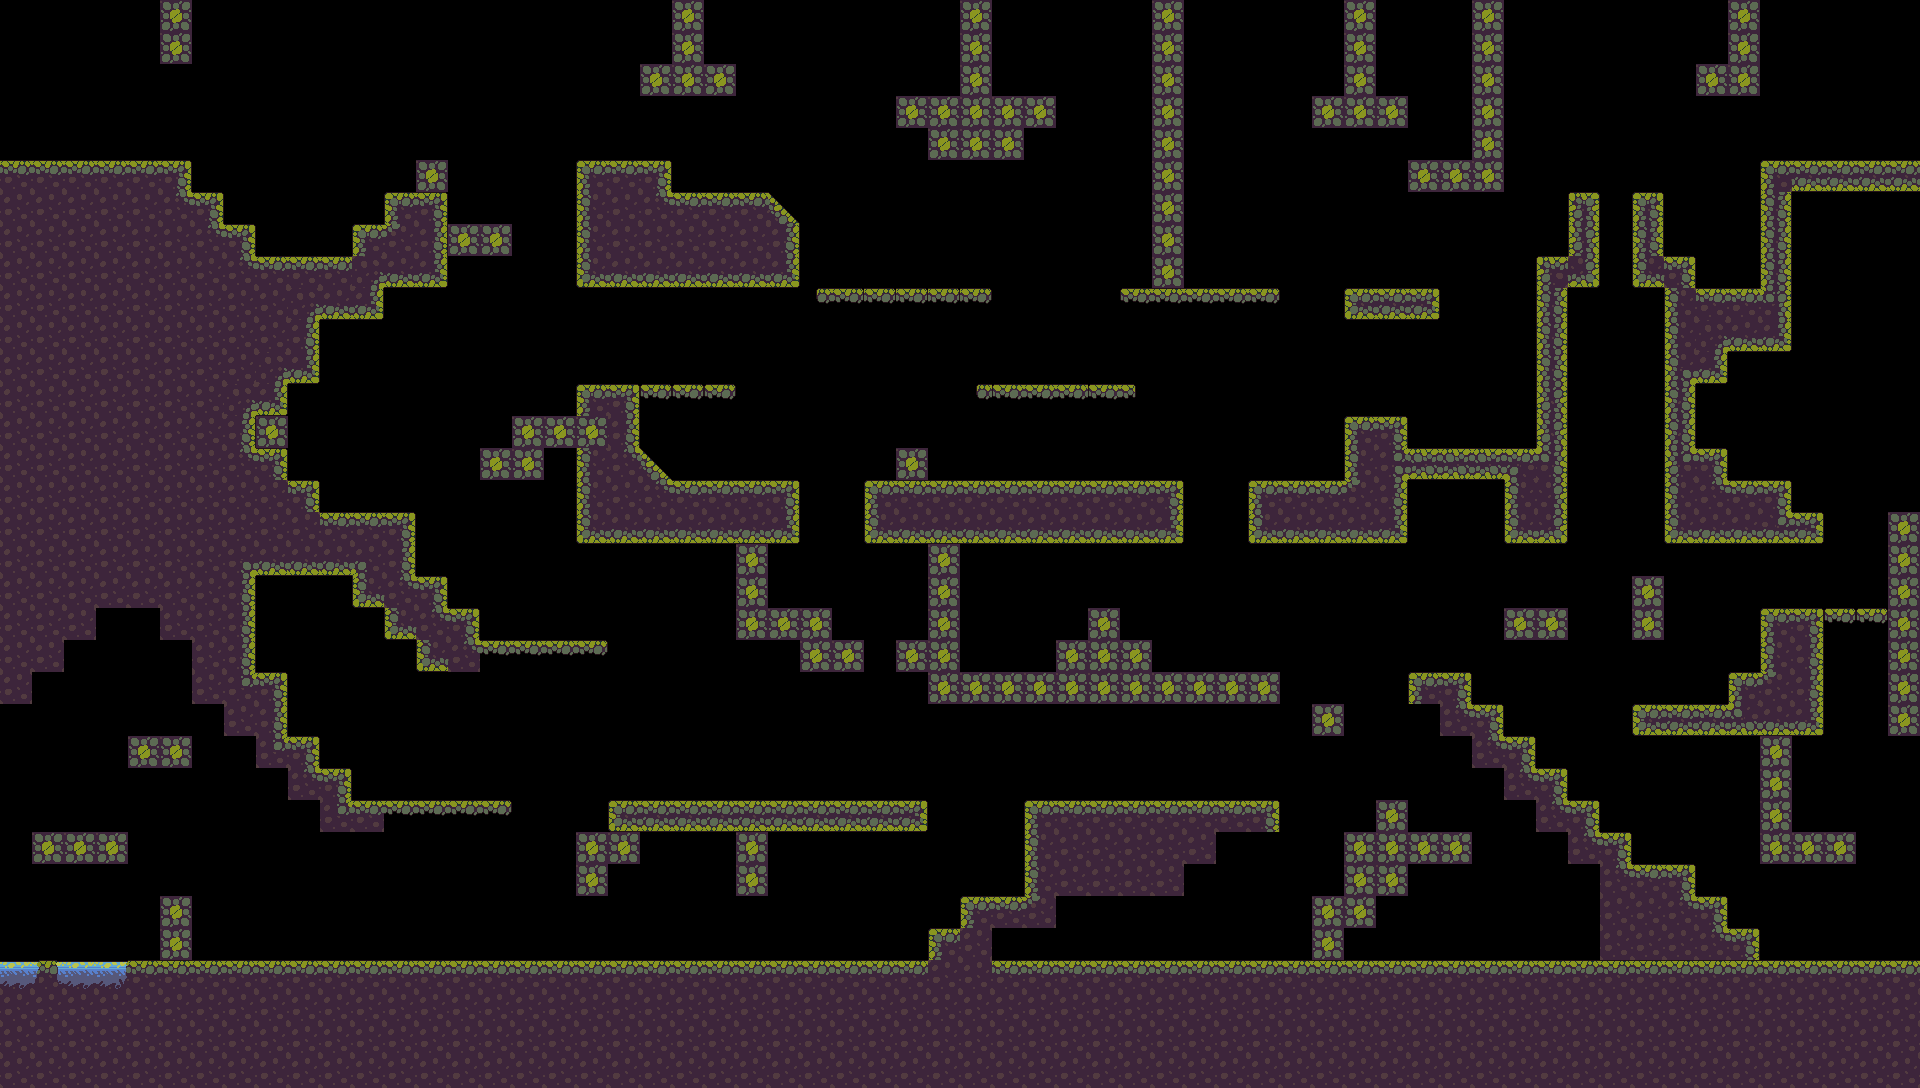

This is a level from a 2D game, rendered from its Tiled map with the project's own tilesets. A one-line summary and the complete map file follow:
An orthogonal 60x34 tile map with 32x32 px tiles, 1 tile layer (ground).

<map version="1.2" tiledversion="1.3.1" orientation="orthogonal" renderorder="right-down" compressionlevel="0" width="60" height="34" tilewidth="32" tileheight="32" infinite="0" nextlayerid="12" nextobjectid="16">
 <editorsettings>
  <export target="../../static/tileMaps/json/BlindForest.json" format="json" />
 </editorsettings>
 <tileset firstgid="1" name="Tileset" tilewidth="32" tileheight="32" tilecount="60" columns="10">
  <image source="../assets/swamplands/1 Tiles/Tileset.png" width="320" height="192" />
 </tileset>
 <layer id="1" name="ground" width="60" height="34" offsetx="0.0833333" offsety="0.291667">
  <data encoding="csv">
0,0,0,0,0,15,0,0,0,0,0,0,0,0,0,0,0,0,0,0,0,15,0,0,0,0,0,0,0,0,15,0,0,0,0,0,15,0,0,0,0,0,15,0,0,0,15,0,0,0,0,0,0,0,15,0,0,0,0,0,
0,0,0,0,0,15,0,0,0,0,0,0,0,0,0,0,0,0,0,0,0,15,0,0,0,0,0,0,0,0,15,0,0,0,0,0,15,0,0,0,0,0,15,0,0,0,15,0,0,0,0,0,0,0,15,0,0,0,0,0,
0,0,0,0,0,0,0,0,0,0,0,0,0,0,0,0,0,0,0,0,15,15,15,0,0,0,0,0,0,0,15,0,0,0,0,0,15,0,0,0,0,0,15,0,0,0,15,0,0,0,0,0,0,15,15,0,0,0,0,0,
0,0,0,0,0,0,0,0,0,0,0,0,0,0,0,0,0,0,0,0,0,0,0,0,0,0,0,0,15,15,15,15,15,0,0,0,15,0,0,0,0,15,15,15,0,0,15,0,0,0,0,0,0,0,0,0,0,0,0,0,
0,0,0,0,0,0,0,0,0,0,0,0,0,0,0,0,0,0,0,0,0,0,0,0,0,0,0,0,0,15,15,15,0,0,0,0,15,0,0,0,0,0,0,0,0,0,15,0,0,0,0,0,0,0,0,0,0,0,0,0,
2,2,2,2,2,3,0,0,0,0,0,0,0,15,0,0,0,0,1,2,3,0,0,0,0,0,0,0,0,0,0,0,0,0,0,0,15,0,0,0,0,0,0,0,15,15,15,0,0,0,0,0,0,0,0,1,33,33,33,33,
12,12,12,12,12,58,3,0,0,0,0,0,1,3,0,0,0,0,11,12,58,2,2,2,48,0,0,0,0,0,0,0,0,0,0,0,15,0,0,0,0,0,0,0,0,0,0,0,0,2147483702,0,54,0,0,0,55,0,0,0,0,
12,12,12,12,12,12,58,3,0,0,0,1,57,13,15,15,0,0,11,12,12,12,12,12,13,0,0,0,0,0,0,0,0,0,0,0,15,0,0,0,0,0,0,0,0,0,0,0,0,2147483703,0,55,0,0,0,55,0,0,0,0,
12,12,12,12,12,12,12,58,2,2,2,2684354618,22,23,0,0,0,0,21,22,22,22,22,22,23,0,0,0,0,0,0,0,0,0,0,0,15,0,0,0,0,0,0,0,0,0,0,0,2147483651,2147483669,0,21,3,0,0,55,0,0,0,0,
12,12,12,12,12,12,12,12,12,2684354618,22,23,0,0,0,0,0,0,0,0,0,0,0,0,0,49,9,9,9,9,9,0,0,0,0,7,8,8,8,9,0,0,32,33,34,0,0,0,55,0,0,0,11,2,2,2147483684,0,0,0,0,
12,12,12,12,12,12,12,12,12,13,0,0,0,0,0,0,0,0,0,0,0,0,0,0,0,0,0,0,0,0,0,0,0,0,0,0,0,0,0,0,0,0,0,0,0,0,0,0,55,0,0,0,11,2684354618,22,23,0,0,0,0,
12,12,12,12,12,12,12,12,2684354618,23,0,0,0,0,0,0,0,0,0,0,0,0,0,0,0,0,0,0,0,0,0,0,0,0,0,0,0,0,0,0,0,0,0,0,0,0,0,0,55,0,0,0,38,23,0,0,0,0,0,0,
12,12,12,12,12,12,12,2684354618,23,0,0,0,0,0,0,0,0,0,1,3,39,39,39,0,0,0,0,0,0,0,49,7,8,8,7,59,0,0,0,0,0,0,0,0,0,0,0,0,536870945,0,0,0,2684354593,0,0,0,0,0,0,0,
12,12,12,12,12,12,12,13,15,0,0,0,0,0,0,0,15,15,15,13,0,0,0,0,0,0,0,0,0,0,0,0,0,0,0,0,0,0,0,0,0,0,1,3,0,0,0,0,536870945,0,0,0,2684354593,0,0,0,0,0,0,0,
12,12,12,12,12,12,12,58,3,0,0,0,0,0,0,15,15,0,11,58,48,0,0,0,0,0,0,0,15,0,0,0,0,0,0,0,0,0,0,0,0,0,11,27,536870967,536870967,536870967,2684354598,46,0,0,0,2147483694,3,0,0,0,0,0,0,
12,12,12,12,12,12,12,12,12,3,0,0,0,0,0,0,0,0,11,12,58,25,25,25,3,0,0,1,25,25,25,25,25,2,2,2,3,0,0,1,2,2,57,13,0,0,0,11,2147483659,0,0,0,11,58,2,3,0,0,0,0,
12,12,12,12,12,12,12,12,12,12,2,2,3,0,0,0,0,0,21,22,22,22,22,22,23,0,0,21,22,22,22,22,22,22,22,22,23,0,0,21,22,22,22,23,0,0,0,21,2147483669,0,0,0,21,22,22,1610612774,34,0,0,15,
12,12,12,12,12,12,12,4,5,5,5,6,13,0,0,0,0,0,0,0,0,0,0,15,0,0,0,0,0,15,0,0,0,0,0,0,0,0,0,0,0,0,0,0,0,0,0,0,0,0,0,0,0,0,0,0,0,0,0,15,
12,12,12,12,12,12,12,14,0,0,0,21,58,3,0,0,0,0,0,0,0,0,0,15,0,0,0,0,0,15,0,0,0,0,0,0,0,0,0,0,0,0,0,0,0,0,0,0,0,0,0,15,0,0,0,0,0,0,0,15,
12,12,12,0,0,12,12,14,0,0,0,0,21,58,3,0,0,0,0,0,0,0,0,15,15,15,0,0,0,15,0,0,0,0,15,0,0,0,0,0,0,0,0,0,0,0,0,15,15,0,0,15,0,0,0,1,3,39,39,15,
12,12,0,0,0,0,12,14,0,0,0,0,0,21,58,8,8,8,9,0,0,0,0,0,0,15,15,0,15,15,0,0,0,15,15,15,0,0,0,0,0,0,0,0,0,0,0,0,0,0,0,0,0,0,0,11,13,0,0,15,
12,0,0,0,0,0,12,24,3,0,0,0,0,0,0,0,0,0,0,0,0,0,0,0,0,0,0,0,0,15,15,15,15,15,15,15,15,15,15,15,0,0,0,0,1,3,0,0,0,0,0,0,0,0,1,57,13,0,0,15,
0,0,0,0,0,0,0,12,13,0,0,0,0,0,0,0,0,0,0,0,0,0,0,0,0,0,0,0,0,0,0,0,0,0,0,0,0,0,0,0,0,15,0,0,0,58,3,0,0,0,0,32,33,33,3758096422,22,23,0,0,15,
0,0,0,0,15,15,0,0,24,3,0,0,0,0,0,0,0,0,0,0,0,0,0,0,0,0,0,0,0,0,0,0,0,0,0,0,0,0,0,0,0,0,0,0,0,0,58,3,0,0,0,0,0,0,0,15,0,0,0,0,
0,0,0,0,0,0,0,0,0,58,3,0,0,0,0,0,0,0,0,0,0,0,0,0,0,0,0,0,0,0,0,0,0,0,0,0,0,0,0,0,0,0,0,0,0,0,0,58,3,0,0,0,0,0,0,15,0,0,0,0,
0,0,0,0,0,0,0,0,0,0,24,2,8,8,8,9,0,0,0,32,33,33,33,33,33,33,33,33,34,0,0,0,1,2,2,2,2,2,2,3,0,0,0,15,0,0,0,0,58,3,0,0,0,0,0,15,0,0,0,0,
0,15,15,15,0,0,0,0,0,0,0,0,0,0,0,0,0,0,15,15,0,0,0,15,0,0,0,0,0,0,0,0,11,12,12,12,12,12,0,0,0,0,15,15,15,15,0,0,0,58,3,0,0,0,0,15,15,15,0,0,
0,0,0,0,0,0,0,0,0,0,0,0,0,0,0,0,0,0,15,0,0,0,0,15,0,0,0,0,0,0,0,0,11,12,12,12,12,0,0,0,0,0,15,15,0,0,0,0,0,0,58,2,3,0,0,0,0,0,0,0,
0,0,0,0,0,15,0,0,0,0,0,0,0,0,0,0,0,0,0,0,0,0,0,0,0,0,0,0,0,0,1,2,57,0,0,0,0,0,0,0,0,15,15,0,0,0,0,0,0,0,12,12,58,3,0,0,0,0,0,0,
0,0,0,0,0,15,0,0,0,0,0,0,0,0,0,0,0,0,0,0,0,0,0,0,0,0,0,0,0,1,12,0,0,0,0,0,0,0,0,0,0,15,0,0,0,0,0,0,0,0,12,12,12,58,3,0,0,0,0,0,
30,60,30,50,2,2,2,2,2,2,2,2,2,2,2,2,2,2,2,2,2,2,2,2,2,2,2,2,2,12,12,2,2,2,2,2,2,2,2,2,2,2,2,2,2,2,2,2,2,2,2,2,2,2,2,2,2,2,2,2,
12,12,12,12,12,12,12,12,12,12,12,12,12,12,12,12,12,12,12,12,12,12,12,12,12,12,12,12,12,12,12,12,12,12,12,12,12,12,12,12,12,12,12,12,12,12,12,12,12,12,12,12,12,12,12,12,12,12,12,12,
12,12,12,12,12,12,12,12,12,12,12,12,12,12,12,12,12,12,12,12,12,12,12,12,12,12,12,12,12,12,12,12,12,12,12,12,12,12,12,12,12,12,12,12,12,12,12,12,12,12,12,12,12,12,12,12,12,12,12,12,
12,12,12,12,12,12,12,12,12,12,12,12,12,12,12,12,12,12,12,12,12,12,12,12,12,12,12,12,12,12,12,12,12,12,12,12,12,12,12,12,12,12,12,12,12,12,12,12,12,12,12,12,12,12,12,12,12,12,12,12
</data>
 </layer>
</map>
